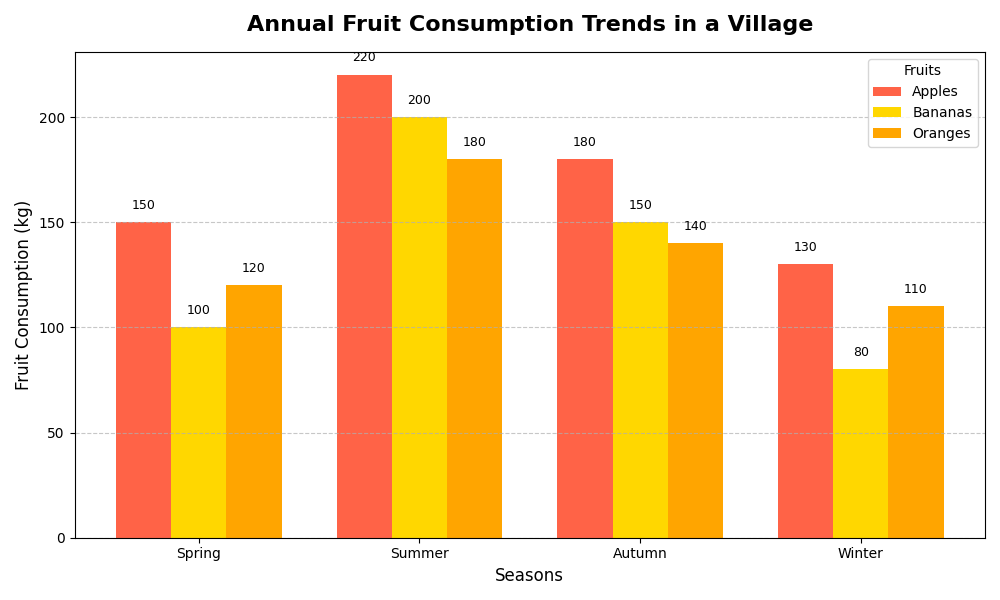

Write the Python code that produced this figure.
import matplotlib.pyplot as plt
import numpy as np

# Backstory: Tracking the annual fruit consumption trends in a small village over different seasons
# Seasons: Spring, Summer, Autumn, Winter
# Fruits: Apples, Bananas, Oranges

# Data (in kilograms)
seasons = ['Spring', 'Summer', 'Autumn', 'Winter']
apples_consumption = [150, 220, 180, 130]
bananas_consumption = [100, 200, 150, 80]
oranges_consumption = [120, 180, 140, 110]

# Aggregate data
data = [apples_consumption, bananas_consumption, oranges_consumption]

# Define labels for the x-axis and for the fruits
fruits = ['Apples', 'Bananas', 'Oranges']

# Number of seasons and fruits
n_seasons = len(seasons)
n_fruits = len(fruits)

# Define the positions of the bars
x = np.arange(n_seasons)
bar_width = 0.25

# Create the plot
fig, ax = plt.subplots(figsize=(10, 6))

# Plot each fruit's consumption as a separate set of bars
colors = ['#FF6347', '#FFD700', '#FFA500']
for i, fruit in enumerate(fruits):
    bars = ax.bar(x + i * bar_width, data[i], width=bar_width, color=colors[i], label=fruit)
    
    # Add text labels above the bars
    for bar in bars:
        yval = bar.get_height()
        ax.text(bar.get_x() + bar.get_width() / 2, yval + 5, f'{yval}', ha='center', va='bottom', fontsize=9)

# Add labels and title
ax.set_xlabel('Seasons', fontsize=12)
ax.set_ylabel('Fruit Consumption (kg)', fontsize=12)
ax.set_title('Annual Fruit Consumption Trends in a Village', fontsize=16, fontweight='bold', pad=15)
ax.set_xticks(x + bar_width * (n_fruits - 1) / 2)
ax.set_xticklabels(seasons)

# Add gridlines for better readability
ax.yaxis.grid(True, linestyle='--', alpha=0.7)

# Rotate x-axis labels for better readability
plt.xticks(rotation=0)

# Add a legend
ax.legend(title='Fruits', fontsize=10)

# Tight layout for better spacing
plt.tight_layout()

# Display the plot
plt.show()
